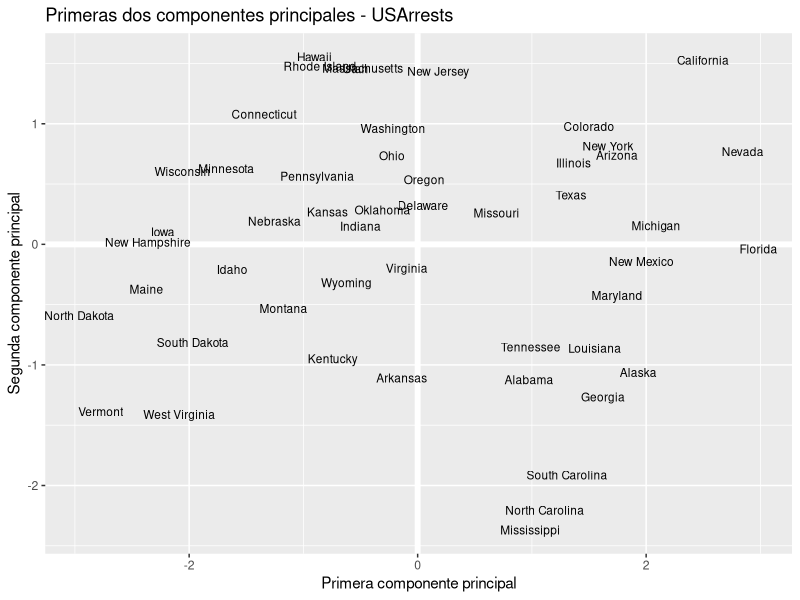
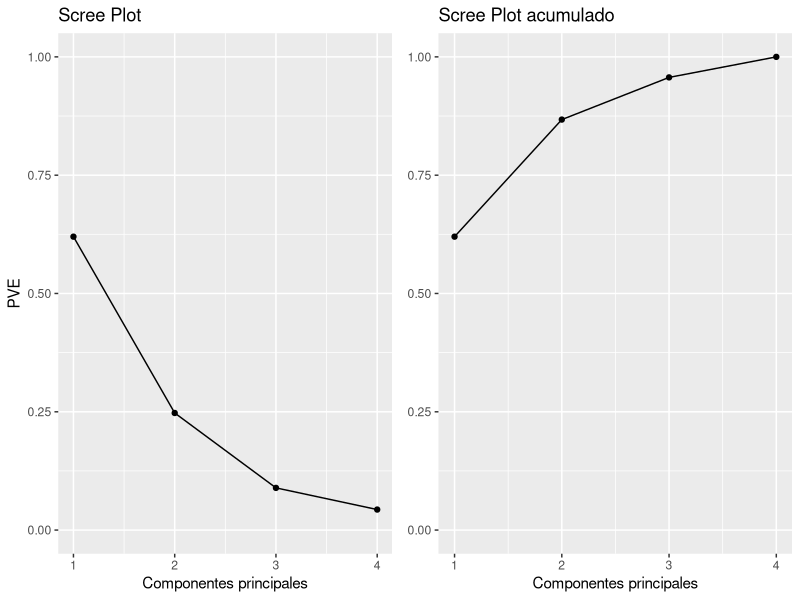
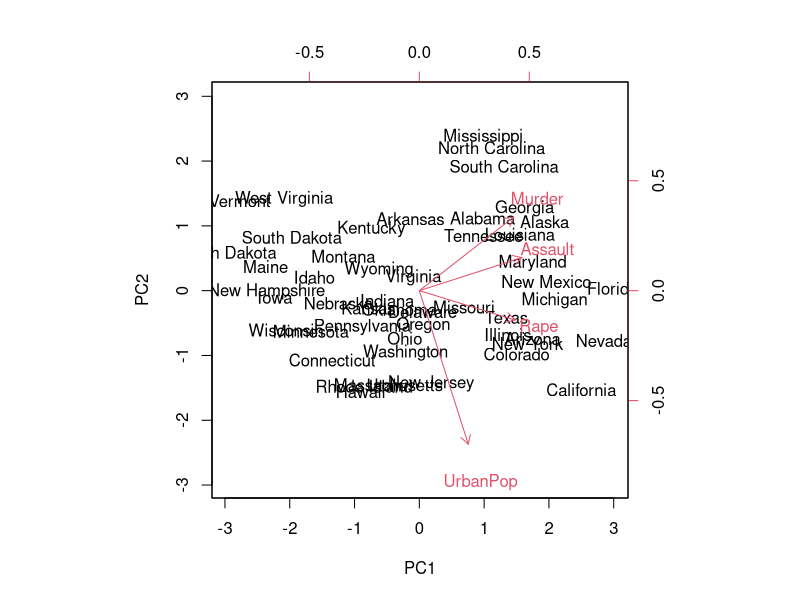

Here is the R script that generated these plots, in order:
## --------------------------
## Ejemplo PCA: USArrests
##
## http://uc-r.github.io/pca
## --------------------------

library(tidyverse)  # data manipulation and visualization
library(gridExtra)  # plot arrangement

## --- A mano ---

## Datos
data("USArrests")
head(USArrests, 10)
help(USArrests)

## Varianza de cada variable
apply(USArrests, 2, var)

## Centramos las variables
scaled_df <- apply(USArrests, 2, scale)
head(scaled_df)

## Diagonalizamos
arrests_cov   <- cov(scaled_df)
arrests_eigen <- eigen(arrests_cov)
str(arrests_eigen)

## Loadings
(phi <- arrests_eigen$vectors[, 1:2])

phi <- -phi
row.names(phi) <- c("Murder", "Assault", "UrbanPop", "Rape")
colnames(phi)  <- c("PC1", "PC2")
phi

## Scores
PC1 <- as.matrix(scaled_df) %*% phi[, 1]
PC2 <- as.matrix(scaled_df) %*% phi[, 2]

## Data frame con los scores
PC <- data.frame(State = row.names(USArrests), PC1, PC2)
head(PC)
##        State        PC1        PC2
## 1    Alabama  0.9756604 -1.1220012
## 2     Alaska  1.9305379 -1.0624269
## 3    Arizona  1.7454429  0.7384595
## 4   Arkansas -0.1399989 -1.1085423
## 5 California  2.4986128  1.5274267
## 6   Colorado  1.4993407  0.9776297

## Plot Principal Components for each State
ggplot(PC, aes(PC1, PC2)) + 
  modelr::geom_ref_line(h = 0) +
  modelr::geom_ref_line(v = 0) +
  geom_text(aes(label = State), size = 3) +
  xlab("Primera componente principal") + 
  ylab("Segunda componente principal") + 
  ggtitle("Primeras dos componentes principales - USArrests")

## Proporcion de varianza explicada
PVE <- arrests_eigen$values / sum(arrests_eigen$values)
round(PVE, 2)
## [1] 0.62 0.25 0.09 0.04

## PVE (aka scree) plot
PVEplot <- qplot(c(1:4), PVE) + 
  geom_line() + 
  xlab("Componentes principales") + 
  ylab("PVE") +
  ggtitle("Scree Plot") +
  ylim(0, 1)

## Cumulative PVE plot
cumPVE <- qplot(c(1:4), cumsum(PVE)) + 
  geom_line() + 
  xlab("Componentes principales") + 
  ylab(NULL) + 
  ggtitle("Scree Plot acumulado") +
  ylim(0,1)

grid.arrange(PVEplot, cumPVE, ncol = 2)

## Now that we’ve calculated the first and second principal components for
## each US state, we can plot them against each other and produce a
## two-dimensional view of the data. The first principal component (x-axis)
## roughly corresponds to the rate of serious crimes. States such as
## California, Florida, and Nevada have high rates of serious crimes, while
## states such as North Dakota and Vermont have far lower rates. The second
## component (y-axis) is roughly explained as urbanization, which implies
## that states such as Hawaii and California are highly urbanized, while
## Mississippi and the Carolinas are far less so. A state close to the
## origin, such as Indiana or Virginia, is close to average in both
## categories.

## --- Funciones PCA en R ---

### Funciones built-in

pca_result <- prcomp(USArrests, scale = TRUE)
names(pca_result)

## means
pca_result$center
##   Murder  Assault UrbanPop     Rape 
##    7.788  170.760   65.540   21.232

## standard deviations
pca_result$scale
##    Murder   Assault  UrbanPop      Rape 
##  4.355510 83.337661 14.474763  9.366385

pca_result$rotation
##                 PC1        PC2        PC3         PC4
## Murder   -0.5358995  0.4181809 -0.3412327  0.64922780
## Assault  -0.5831836  0.1879856 -0.2681484 -0.74340748
## UrbanPop -0.2781909 -0.8728062 -0.3780158  0.13387773
## Rape     -0.5434321 -0.1673186  0.8177779  0.08902432

pca_result$rotation <- -pca_result$rotation
pca_result$rotation
##                PC1        PC2        PC3         PC4
## Murder   0.5358995 -0.4181809  0.3412327 -0.64922780
## Assault  0.5831836 -0.1879856  0.2681484  0.74340748
## UrbanPop 0.2781909  0.8728062  0.3780158 -0.13387773
## Rape     0.5434321  0.1673186 -0.8177779 -0.08902432

pca_result$x <- - pca_result$x
head(pca_result$x)
##                   PC1        PC2         PC3          PC4
## Alabama     0.9756604 -1.1220012  0.43980366 -0.154696581
## Alaska      1.9305379 -1.0624269 -2.01950027  0.434175454
## Arizona     1.7454429  0.7384595 -0.05423025  0.826264240
## Arkansas   -0.1399989 -1.1085423 -0.11342217  0.180973554
## California  2.4986128  1.5274267 -0.59254100  0.338559240
## Colorado    1.4993407  0.9776297 -1.08400162 -0.001450164


biplot(pca_result, scale = 0)

pca_result$sdev
## [1] 1.5748783 0.9948694 0.5971291 0.4164494

(VE <- pca_result$sdev^2)
## [1] 2.4802416 0.9897652 0.3565632 0.1734301

PVE <- VE / sum(VE)
round(PVE, 2)
## [1] 0.62 0.25 0.09 0.04
